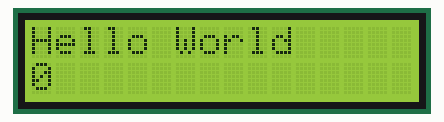
A sketch run on a simulated Arduino Uno, built with avr-gcc and run on an emulated ATmega328P. Shown: 16×2 character LCD.

Above: at 0.1 s.
At 4.1 s:
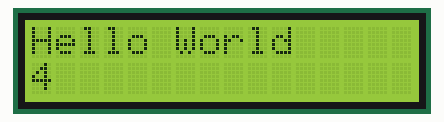
At 9.1 s:
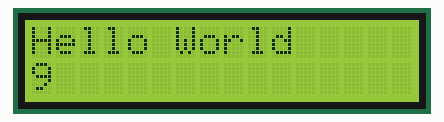
At 19.1 s:
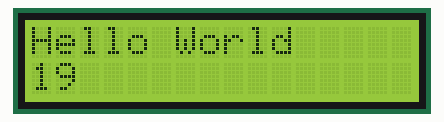
At 29.1 s:
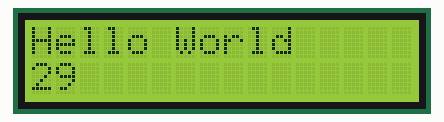
At 39.1 s:
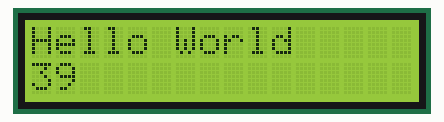

Measured:
- what the display in image 1 shows lasts 1.0 s, from 4.0 s to 5.0 s

The sketch:

LCD.ino
```cpp
//LCD.ino
/*
	LCD 实验，LCD一共16个引脚
		A、K 引脚是背光的电源正负极，需要3.3V供电
		VDD VSS  分别是电源的正负极，需要5V供电
		D0~D7 是数据传输的引脚，接数字信号pin
		V0 调节对比度，这里串联个电阻之后 直接接地
		RS 命令/数据 选择引脚，电平高-数据操作  电平低-命令操作
		RW 读/写 选择引脚，电平高-读  电平低-写
		E 正脉冲通知把数据读走
*/

#include "LiquidCrystal.h"

LiquidCrystal lcd(12,11,10,9,8,7,6,5,4,3,2);

void setup() {
  // put your setup code here, to run once:
  lcd.begin(16,2);
  lcd.print("Hello World");
}

void loop() {
  lcd.setCursor(0,1);
  lcd.print(millis()/1000);
}
```
